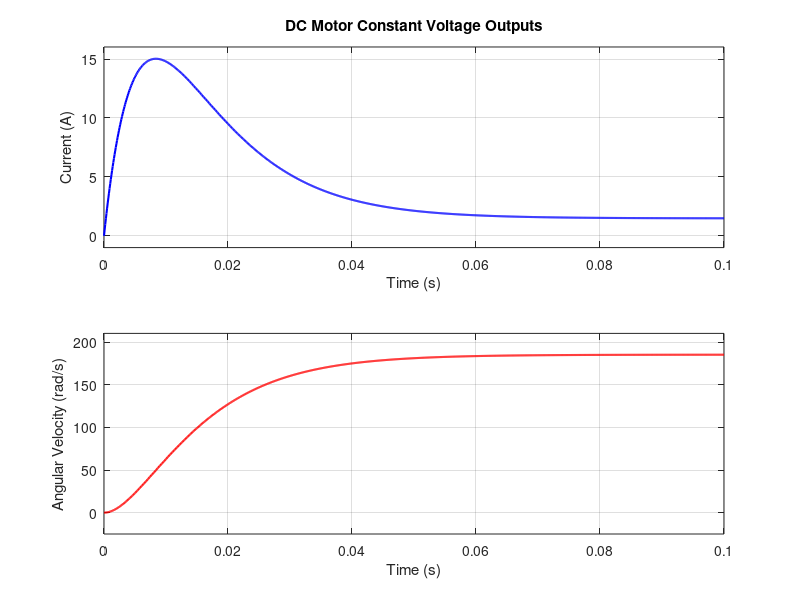
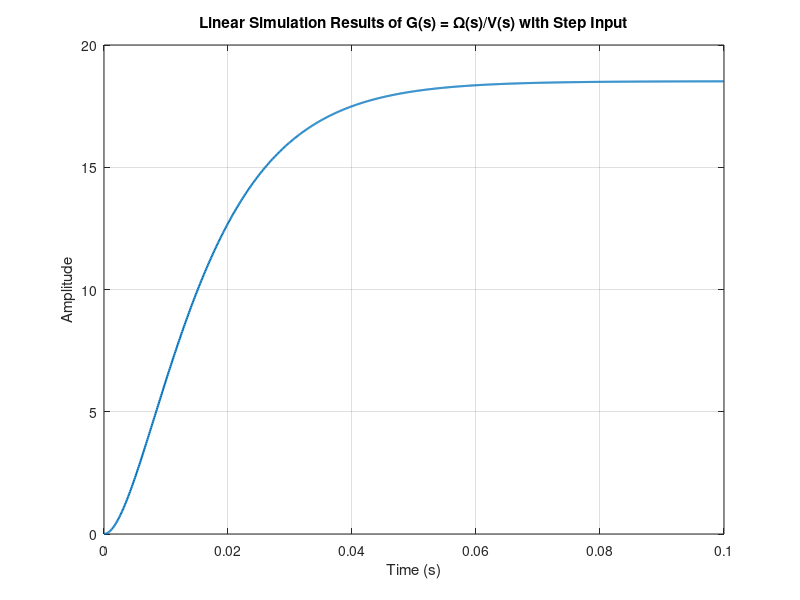

Here is the MATLAB script that generated these plots, in order:
%% Lab 2 - DC Motor Simulation

clear;
clc;

% Given Perameters

va = 10; % V
Kb = 0.05; % V*s/rad
KT = 0.05; % kg*m^2
La = 0.002; % H
c = 0.0004; % N*m*s/rad
TL = 0; % N*m
I = 0.00009; % kg*m^2
Ra = 0.5; % Ω

%% Solving ODEs for ia, w

% Equations and solving (y(1) = ia y(2) = w)

equations = @(t,y) [(va-Ra*y(1)-Kb*y(2))/La;
            (KT*y(1)-c*y(2)-TL)/I];
tspan = linspace(0,0.1,1000);
y0 = [0; 0];

[t,outputs] = ode45(equations,tspan,y0);
ia = outputs(:, 1);
w = outputs(:, 2);

% Current plot

subplot(2,1,1);
plot(t, ia, 'LineWidth', 1.5, 'Color', 'blue');
title('DC Motor Constant Voltage Outputs');
xlabel('Time (s)');
ylabel('Current (A)');
ylim([min(ia)-1 max(ia)+1]);
grid on;

% Angular velocity plot

subplot(2,1,2);
plot(t, w, 'LineWidth', 1.5, 'Color', 'red');
xlabel('Time (s)');
ylabel('Angular Velocity (rad/s)');
ylim([min(w)-25 max(w)+25]);
grid on;

%% Transfer Function (Ω(s)/V(s))

% Defining transfer function

num = KT;
den = [(I*La),(I*Ra+c*La),(Kb*KT+c*Ra)];

sys = tf(num,den);

% Time and step input vectors

t = linspace(0, 0.1, 1000);
u = 1;
uvec = ones(size(t))*u;

% Simulation and plot

sim = lsim(sys, uvec, t);

figure;
plot(t, sim, 'LineWidth', 1.5);
title('Linear Simulation Results of G(s) = Ω(s)/V(s) with Step Input');
xlabel('Time (s)');
ylabel('Amplitude');
grid on;
